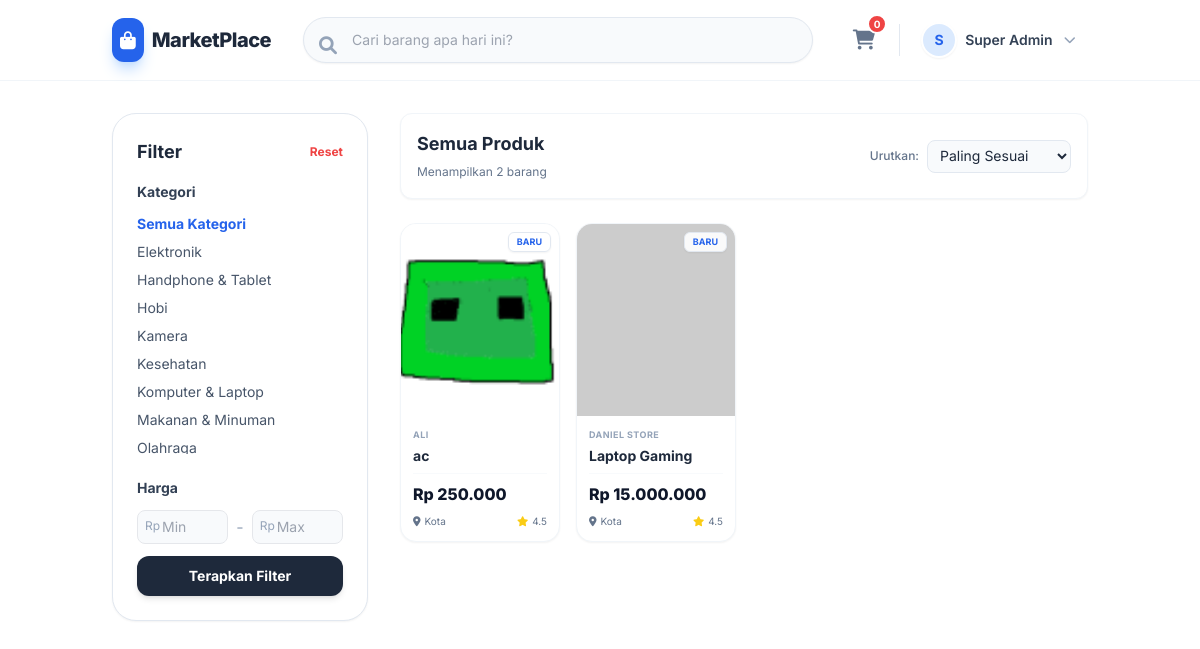
Page /views/browse.php (signed in) on the committed database.
### tables this page shows
CREATE TABLE `categories` (
    `id` int(11) NOT NULL,
    `nama_kategori` varchar(50) NOT NULL
  );

CREATE TABLE `products` (
    `id` int(11) NOT NULL,
    `shop_id` int(11) NOT NULL,
    `category_id` int(11) NOT NULL,
    `nama_produk` varchar(100) NOT NULL,
    `deskripsi` text DEFAULT NULL,
    `harga` decimal(10,2) NOT NULL,
    `stok` int(11) NOT NULL,
    `gambar` varchar(255) DEFAULT NULL,
    `created_at` timestamp NOT NULL DEFAULT current_timestamp()
  );

CREATE TABLE `shops` (
    `id` int(11) NOT NULL,
    `user_id` int(11) NOT NULL,
    `nama_toko` varchar(100) NOT NULL,
    `deskripsi_toko` text DEFAULT NULL,
    `alamat_toko` text DEFAULT NULL,
    `created_at` timestamp NOT NULL DEFAULT current_timestamp()
  );

### Views/browse.php (the view, shortened to what this page needs)
<?php
$is_logged_in = isset($_SESSION['user_id']);
$nama = $_SESSION['nama'] ?? 'Pengunjung';
$category_id = $_GET['category'] ?? null;
$search_query = $_GET['search'] ?? null;
$min_price = $_GET['min'] ?? null;
$max_price = $_GET['max'] ?? null;
$database = new Database();
$db = $database->getConnection();
$sql = "SELECT p.*, s.nama_toko, c.nama_kategori
        FROM products p
        JOIN shops s ON p.shop_id = s.id
        JOIN categories c ON p.category_id = c.id
        WHERE 1=1";
$params = [];
$sql .= " ORDER BY p.created_at DESC";
$stmt = $db->prepare($sql);
$stmt->execute($params);
$products = $stmt->fetchAll(PDO::FETCH_ASSOC);
$stmt_cat = $db->prepare("SELECT * FROM categories ORDER BY nama_kategori ASC");
$stmt_cat->execute();
$categories = $stmt_cat->fetchAll(PDO::FETCH_ASSOC);
?>
<!DOCTYPE html>
<html lang="id">
<head>
    <script src="https://cdn.tailwindcss.com"></script>
    <link rel="stylesheet" href="https://cdnjs.cloudflare.com/ajax/libs/font-awesome/6.0.0/css/all.min.css">
</head>
<body class="text-slate-800">
    <nav class="bg-white sticky top-0 z-50 border-b border-slate-100">
        <div class="container mx-auto px-4 sm:px-6 h-20 flex items-center justify-between gap-4">
            <a href="../index.php" class="flex items-center gap-2 flex-shrink-0">
                <div class="bg-blue-600 text-white p-2 rounded-xl shadow-lg shadow-blue-200">
                    <i class="fas fa-shopping-bag text-lg"></i>
                </div>
                <span class="text-xl font-extrabold text-slate-800 tracking-tight hidden md:block">MarketPlace</span>
            </a>
            <div class="flex-1 max-w-2xl mx-4">
                <form action="browse.php" method="GET" class="relative group">
                    <input type="text" name="search" value="<?php echo htmlspecialchars($search_query); ?>"
                           class="w-full border border-slate-200 bg-slate-50 rounded-full py-3 pl-12 pr-6 text-sm focus:outline-none focus:border-blue-500 focus:ring-2 focus:ring-blue-100 focus:bg-white transition-all shadow-sm"
                           placeholder="Cari barang apa hari ini?">
                    <i class="fas fa-search absolute left-4 top-3.5 text-slate-400 group-focus-within:text-blue-500 transition text-lg"></i>
                </form>
            </div>
            <div class="flex items-center gap-4 flex-shrink-0">
                <?php if ($is_logged_in): ?>
                    <a href="#" class="text-slate-500 hover:text-blue-600 p-2 relative transition">
                        <i class="fas fa-shopping-cart text-xl"></i>
                        <span class="absolute -top-1 -right-1 bg-red-500 text-white text-[10px] font-bold w-5 h-5 flex items-center justify-center rounded-full border-2 border-white">0</span>
                    </a>
                    <div class="relative">
                        <button id="navProfileTrigger" class="flex items-center gap-2 hover:bg-slate-50 p-1 pr-3 rounded-full transition border border-transparent hover:border-slate-200">
                            <div class="w-9 h-9 rounded-full bg-blue-100 text-blue-600 flex items-center justify-center font-bold text-sm border-2 border-white shadow-sm">
                                <?php echo strtoupper(substr($nama, 0, 1)); ?>
                            </div>
                            <span class="text-sm font-semibold text-slate-700 hidden md:block max-w-[100px] truncate"><?php echo htmlspecialchars($nama); ?></span>
                            <i class="fas fa-chevron-down text-xs text-slate-400 ml-1 transition-transform duration-200" id="navChevron"></i>
                        </button>
                    </div>
                <?php else: ?>
                    <a href="login.php" class="text-slate-600 hover:text-blue-600 font-bold text-sm px-4 py-2 transition">Masuk</a>
                    <a href="register.php" class="bg-blue-600 hover:bg-blue-700 text-white font-bold py-2.5 px-6 rounded-full text-sm transition shadow-lg shadow-blue-200">Daftar</a>
                <?php endif; ?>
            </div>
        </div>
    </nav>
    <div class="container mx-auto px-4 sm:px-6 py-8">
        <div class="flex flex-col md:flex-row gap-8">
            <div class="w-full md:w-64 flex-shrink-0">
                <div class="bg-white rounded-[1.5rem] shadow-sm border border-slate-200 p-6 sticky top-24">
                    <div class="flex items-center justify-between mb-4">
                        <h3 class="font-bold text-slate-800 text-lg">Filter</h3>
                        <a href="browse.php" class="text-xs text-red-500 font-bold hover:underline">Reset</a>
                    </div>
                    <div class="mb-6">
                        <h4 class="text-sm font-bold text-slate-700 mb-3">Kategori</h4>
                        <div class="space-y-2 max-h-60 overflow-y-auto pr-2 custom-scrollbar">
                            <a href="browse.php<?php echo $search_query ? '?search='.$search_query : ''; ?>"
                               class="block text-sm <?php echo !$category_id ? 'text-blue-600 font-bold' : 'text-slate-600 hover:text-blue-600'; ?>">
                               Semua Kategori
                            </a>
                            <?php foreach($categories as $cat): ?>
                                <a href="browse.php?category=<?php echo $cat['id']; ?><?php echo $search_query ? '&search='.$search_query : ''; ?>"
                                   class="block text-sm <?php echo $category_id == $cat['id'] ? 'text-blue-600 font-bold' : 'text-slate-600 hover:text-blue-600'; ?>">
                                    <?php echo htmlspecialchars($cat['nama_kategori']); ?>
                                </a>
                            <?php endforeach; ?>
                        </div>
                    </div>
                    <form action="browse.php" method="GET">
                        <h4 class="text-sm font-bold text-slate-700 mb-3">Harga</h4>
                        <div class="flex items-center gap-2 mb-3">
                            <div class="relative w-full">
                                <span class="absolute left-2 top-2 text-xs text-slate-400">Rp</span>
                                <input type="number" name="min" placeholder="Min" value="<?php echo $min_price; ?>" class="w-full border rounded-lg pl-6 pr-2 py-1.5 text-sm focus:outline-none focus:border-blue-500 bg-slate-50">
                            </div>
                            <span class="text-slate-400">-</span>
                            <div class="relative w-full">
                                <span class="absolute left-2 top-2 text-xs text-slate-400">Rp</span>
                                <input type="number" name="max" placeholder="Max" value="<?php echo $max_price; ?>" class="w-full border rounded-lg pl-6 pr-2 py-1.5 text-sm focus:outline-none focus:border-blue-500 bg-slate-50">
                            </div>
                        </div>
                        <button type="submit" class="w-full bg-slate-800 text-white font-bold py-2.5 rounded-xl text-sm hover:bg-slate-900 transition shadow-md">Terapkan Filter</button>
                    </form>
                </div>
            </div>
            <div class="flex-1">
                <div class="mb-6 flex items-center justify-between bg-white p-4 rounded-xl border border-slate-100 shadow-sm">
                    <div>
                        <h1 class="text-lg font-bold text-slate-800">
                            <?php
                                if($search_query) echo 'Hasil pencarian: "' . htmlspecialchars($search_query) . '"';
                                elseif($category_id) {
                                    $catName = "Kategori";
                                    foreach($categories as $c) { if($c['id'] == $category_id) $catName = $c['nama_kategori']; }
                                    echo 'Kategori: ' . htmlspecialchars($catName);
                                }
                                else echo 'Semua Produk';
                            ?>
                        </h1>
                        <span class="text-xs text-slate-500">Menampilkan <?php echo count($products); ?> barang</span>
                    </div>
                    <div class="flex items-center gap-2">
                        <span class="text-xs text-slate-500 font-medium">Urutkan:</span>
                        <select class="border border-slate-200 rounded-lg text-sm px-2 py-1.5 focus:outline-none bg-slate-50 cursor-pointer">
                            <option>Paling Sesuai</option>
                        </select>
                    </div>
                </div>
                <?php if(count($products) > 0): ?>
                    <div class="grid grid-cols-2 md:grid-cols-3 lg:grid-cols-4 gap-4">
                        <?php foreach($products as $prod): ?>
                            <div class="bg-white rounded-2xl shadow-sm border border-slate-100 overflow-hidden hover:shadow-xl hover:-translate-y-1 transition duration-300 group cursor-pointer flex flex-col h-full" onclick="addToCart(<?php echo $prod['id']; ?>)">
                                <div class="h-48 bg-slate-50 relative overflow-hidden">
                                    <img src="<?php echo $prod['gambar'] ? '../assets/images/'.$prod['gambar'] : 'https://via.placeholder.com/300?text=No+Image'; ?>"
                                         class="w-full h-full object-cover group-hover:scale-105 transition duration-500">
                                    <?php if(strtotime($prod['created_at']) > strtotime('-7 days')): ?>
                                    <div class="absolute top-2 right-2 bg-white/90 backdrop-blur-sm px-2 py-0.5 rounded-md text-[9px] font-bold text-blue-600 shadow-sm border border-slate-200">
                                        BARU
                                    </div>
                                    <?php endif; ?>
                                </div>
                                <div class="p-3 flex flex-col flex-grow">
                                    <div class="text-[9px] text-slate-400 font-bold uppercase tracking-wider mb-1">
                                        <?php echo htmlspecialchars($prod['nama_toko']); ?>
                                    </div>
                                    <h3 class="font-bold text-slate-800 text-sm line-clamp-2 mb-2 group-hover:text-blue-600 transition leading-snug">
                                        <?php echo htmlspecialchars($prod['nama_produk']); ?>
                                    </h3>
                                    <div class="mt-auto pt-2 border-t border-slate-50">
                                        <p class="text-slate-900 font-extrabold text-base mb-2">Rp <?php echo number_format($prod['harga'], 0, ',', '.'); ?></p>
                                        <div class="flex items-center justify-between text-[10px] text-slate-500">
                                            <span class="flex items-center gap-1"><i class="fas fa-map-marker-alt"></i> Kota</span>
                                            <span class="flex items-center gap-1"><i class="fas fa-star text-yellow-400"></i> 4.5</span>
                                        </div>
                                    </div>
                                </div>
                            </div>
                        <?php endforeach; ?>
                    </div>
                <?php endif; ?>
            </div>
        </div>
    </div>
</body>
</html>

### Views/browse.php (style rules this page uses)
body { font-family: 'Inter', sans-serif; background-color: #ffffff; }

### rows in the picture
categories: nama_kategori "Elektronik"
categories: nama_kategori "Handphone & Tablet"
categories: nama_kategori "Hobi"
categories: nama_kategori "Kamera"
categories: nama_kategori "Kesehatan"
categories: nama_kategori "Komputer & Laptop"
categories: nama_kategori "Makanan & Minuman"
categories: nama_kategori "Olahraga"
products: gambar (picture), shows "BARU", shop.nama_toko "ALI", nama_produk "ac", harga "250.000"
products: shows "BARU", shop.nama_toko "DANIEL STORE", nama_produk "Laptop Gaming", harga "15.000.000"

### other values in the picture
substr($nama, 0, 1) "S"
$nama "Super Admin"
count($products) "2"
